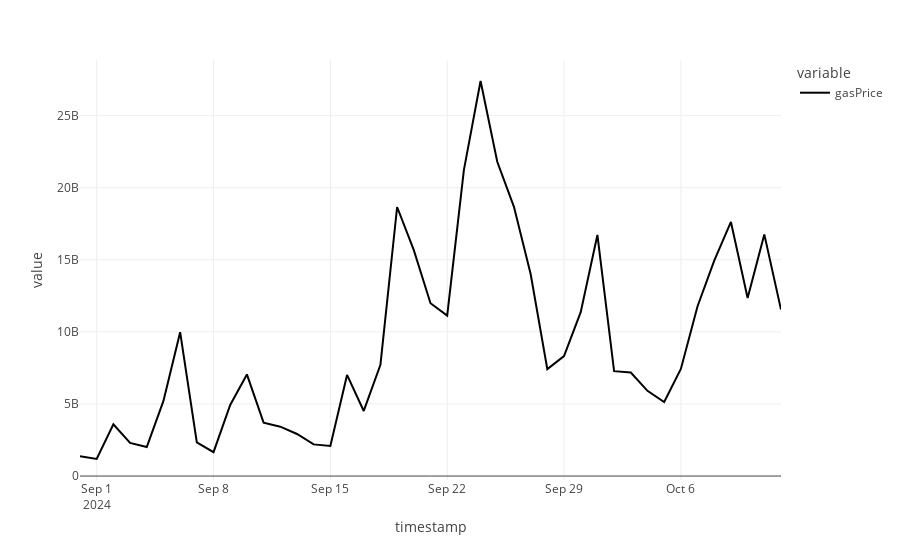

Notebook code for this chart:
### Code cell
px.line(our_upkeep_df.resample("1D")["gasPrice"].median())
